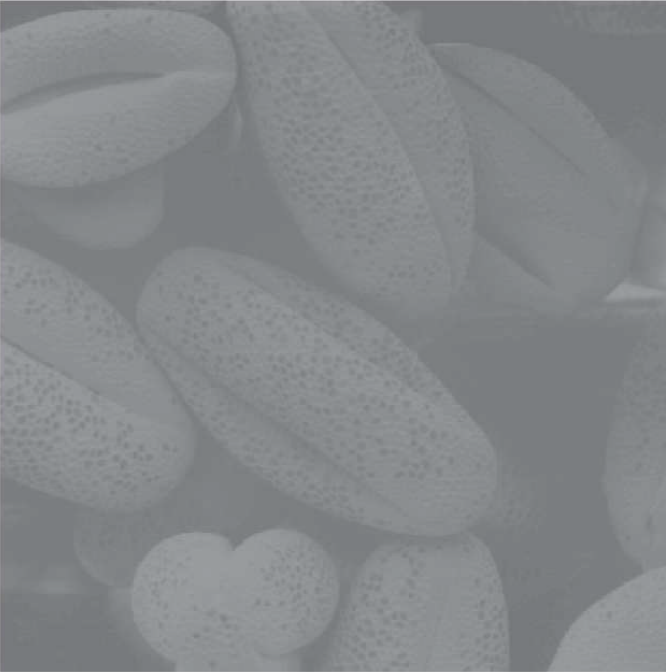
#> input picture imgs/c2/cells.png, 666 x 672 px
$ jupyter execute --allow-errors '2.直方图均衡.ipynb'
#> lines starting #> are read from the running program, lines starting #| are printed output that depends on the picture
### 第二章 图像增强--空间域/utils.py
import numpy as np
import cv2
import matplotlib.pyplot as plt

def read(path):
    return cv2.cvtColor(cv2.imread(path), cv2.COLOR_BGR2RGB)

# [7 lines left out: function readGray, not called in this run]
def toInt(bytstr):
    return int.from_bytes(bytstr,byteorder='little', signed=False)

def readRaw(path):
    with open(path,'rb') as f:
        w,h = f.read(4),f.read(4)
        w,h = toInt(w),toInt(h)

        res = np.frombuffer(f.read(),dtype=np.uint8)
        res = res.reshape((h,w))
        # print(res.shape)
        return res.copy()

figure_count = 1

# [8 lines left out: function compare, not called in this run]

### 第二章 图像增强--空间域/2.直方图均衡.ipynb
[cell 1]
import matplotlib.pyplot as plt
import numpy as np
import cv2
plt.figure(1,figsize=(20,20))

def histMean(raw):
    h,w = raw.shape
#> h = 672; w = 666
    #计算图片灰度级，从零开始，所以+1
    Dm = np.max(raw) + 1
#> Dm = 197

    dct = [0 for i in range(Dm)]
#> dct = 197 values from 0 to 0
    #图片像素点总个数
    A0 = h*w
#> A0 = 447552
    #Dm/A0
    C = Dm / A0
#> C = 0.00044
    raw = raw.reshape((1,A0))

    #计算各个灰度级像素的个数
    for i in range(A0):
        dct[raw[0,i]]+=1
#> after the loop, dct = 197 values, max 48251 at index 124, min 0 at index 0, mean 2271.8

    #计算直方图均衡后的像素对应的灰度
    for i in range(Dm):
        dct[i] = round(C * dct[i])
#> after the loop, dct = 197 values, max 21 at index 124, min 0 at index 0, mean 1

    #将新的灰度值赋值回图像
    for i in range(A0):
        raw[0,i] = dct[raw[0,i]]

    raw = raw.reshape((h,w))
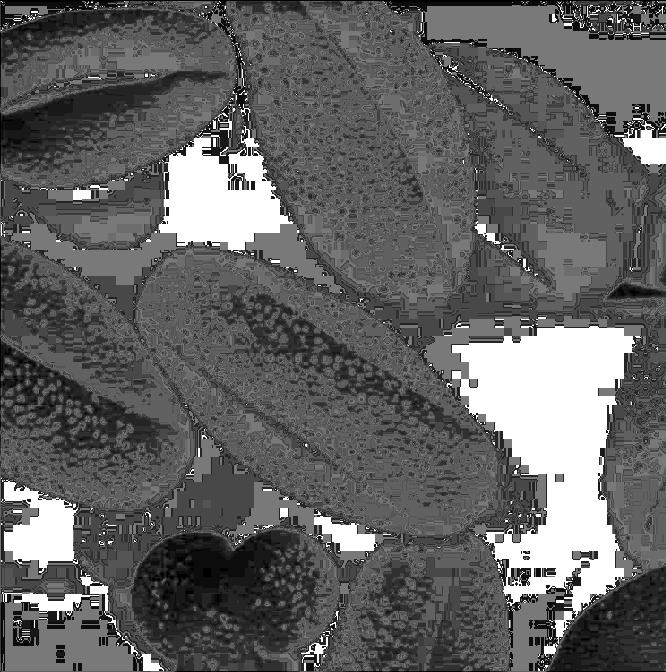
#> raw: shape (672, 666); min 0, max 21, mean 8.2; drawn with min black and max white

    return raw

raw=cv2.imread('../imgs/c2/cells.png',0)

plt.subplot(1,4,1)
plt.imshow(raw,cmap='gray')
plt.subplot(1,4,2)
plt.hist(raw)

plt.subplot(1,4,3)
plt.imshow(histMean(raw),cmap='gray')
plt.subplot(1,4,4)
plt.hist(raw)
plt.show()
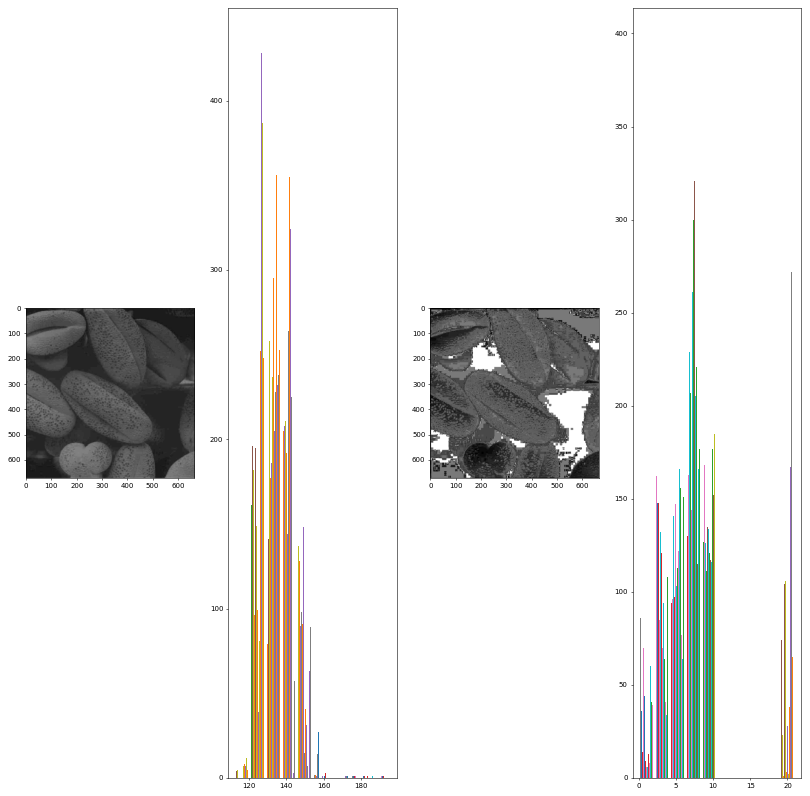
#> figure drawn by matplotlib, 4 panels; panel 2: tallest bar 222 high, from x = 154.8 to 154.9; panel 2: tallest bar 169 high, from x = 138.1 to 138.1; panel 4: tallest bar 284 high, from x = 0.21 to 0.213; panel 4: tallest bar 235 high, from x = 0.213 to 0.215

人脸识别前，先直方图均衡

[cell 2]
import utils
plt.figure(1,figsize=(20,20))

#> (the rest of this cell did not finish here and is left out)

    plt.imshow(raw,cmap='gray')

[cell 3]
import utils
import matplotlib.pyplot as plt
import numpy as np
import cv2
plt.figure(1,figsize=(20,20))

#> (the rest of this cell did not finish here and is left out)
